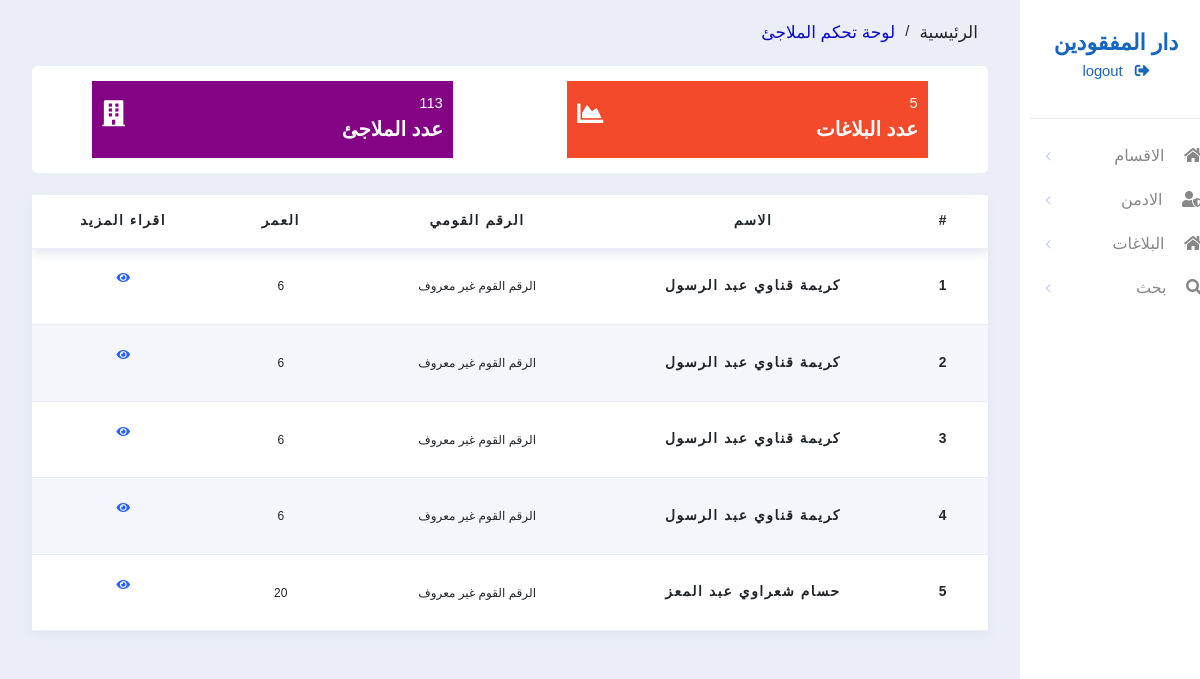
Screenshot of /admin/shelterDashboard.php (signed in) with the database file from the repository.
### tables this page shows
CREATE TABLE `missing_location` (
  `id` int(225) NOT NULL,
  `from_governorate` int(225) NOT NULL,
  `from_city` int(225) NOT NULL,
  `from_department` int(225) NOT NULL,
  `missing_code` int(225) NOT NULL,
  `to_governorate` int(225) NOT NULL,
  `to_city` int(225) NOT NULL,
  `to_department` int(225) NOT NULL,
  `created_at` timestamp NOT NULL DEFAULT current_timestamp() ON UPDATE current_timestamp()
);

CREATE TABLE `missing` (
  `id` int(225) NOT NULL,
  `SSN` int(225) DEFAULT NULL,
  `age` int(11) DEFAULT NULL,
  `phone` int(50) NOT NULL,
  `First_Name` varchar(255) NOT NULL,
  `Mid_Name` varchar(255) NOT NULL,
  `Last_Name` varchar(255) NOT NULL,
  `relationWithMisssing` int(255) NOT NULL,
  `gender` int(50) NOT NULL,
  `nationality_code` int(11) NOT NULL,
  `missing_date` date NOT NULL,
  `governorate_code` int(50) NOT NULL,
  `city_code` int(50) NOT NULL,
  `department_code` int(50) NOT NULL,
  `notes` text NOT NULL,
  `hair_color` int(11) NOT NULL,
  `skin_color` int(50) NOT NULL,
  `eye_color` int(50) NOT NULL,
  `disease_code` int(50) NOT NULL,
  `height` int(255) NOT NULL,
  `weight` int(255) NOT NULL,
  `created_at` timestamp NOT NULL DEFAULT current_timestamp() ON UPDATE current_timestamp(),
  `image` varchar(225) NOT NULL,
  `added_by_admin` int(50) DEFAULT NULL,
  `missingType` int(4) NOT NULL,
  `added_by_citizines` int(225) DEFAULT NULL
);

### admin/template/body_shelter.php (the view)
<?php
include('connection.php');
$select = $con->prepare(" SELECT missing_location.* , missing.First_Name AS 'First_Name' , missing.Mid_Name AS 'Mid_Name' , missing.Last_Name AS 'Last_Name' , missing.SSN AS 'SSN',
missing.age AS 'age' , missing.id AS 'id'
FROM missing_location
INNER JOIN missing ON missing.id = missing_location.missing_code  WHERE to_department=:to_department");
$select->bindParam('to_department', $_SESSION['department_code']);
$select->execute();
$countShelterMissing = $select->rowcount();
$sel = $con->prepare('SELECT * FROM departments WHERE `status` =3');
$sel->execute();
$countShelter = $sel->rowcount();
?>
<div class="side-right">
    <div class="upper-template">
        <div class="template-title">
            <div class="banner">
                <ul class="list-unstyled">
                    <li class="list1"> الرئيسية </li> <span class="one"> / </span>
                    <li class="list2"> <span class="two"> لوحة تحكم الملاجئ </span> </li>
                </ul>
            </div>
        </div>
        <div class="content-template">
            <div class="conteiner">
                <div class="row" style="justify-content: space-around">
                    <div class="col-lg-5">
                        <div class="box-content" style="background-color: #f44a2c;">
                            <div class="box-content-parag">
                                <span> <?php echo $countShelterMissing; ?> </span>
                                <p> عدد البلاغات </p>
                            </div>
                            <div class="box-content-icon">
                                <i class="fas fa-chart-area"></i>
                            </div>
                        </div>
                    </div>
                    <div class="col-lg-5">
                        <a href="manage_shelter.php">
                            <div class="box-content" style="background-color: #840284;">
                                <div class="box-content-parag">
                                    <span> <?php echo $countShelter; ?> </span>
                                    <p> عدد الملاجئ </p>
                                </div>
                                <div class="box-content-icon">
                                    <i class="fas fa-building"></i>
                                </div>
                            </div>
                        </a>
                    </div>
                </div>
            </div>
        </div>
        <br>
        <div class="table-template">
            <table>
                <thead>
                    <tr>
                        <th>#</th>
                        <th>الاسم</th>
                        <th>الرقم القومي</th>
                        <th>العمر</th>
                        <th>اقراء المزيد</th>
                    </tr>
                </thead>
                <tbody>
                    <?php
                    $fets = $select->fetchAll();
                    $i = 0;
                    foreach ($fets as $fet) {
                        $i++;
                    ?>
                        <tr>
                            <th scope="row"> <?php echo $i ?> </th>
                            <th> <?php
                                    if (empty($fet["First_Name"] && $fet["Mid_Name"] && $fet["Last_Name"])) {
                                        echo 'اسم المفقود غير معروق';
                                    } else {
                                        echo $fet["First_Name"] . ' ' . $fet["Mid_Name"] . ' ' . $fet["Last_Name"];
                                    }
                                    ?> </th>
                            <td> <?php
                                    if ($fet["SSN"]  == 0) {
                                        echo 'الرقم القوم  غير معروف';
                                    } else {
                                        echo $fet["SSN"];
                                    }
                                    ?> </td>
                            <td> <?php
                                    if ($fet['age'] == 0) {
                                        echo '   عمر مفقود غير معروف ';
                                    } else {
                                        echo $fet['age'];
                                    }
                                    ?> </td>
                            <td>
                                <p>
                                    <a href="missingdetailes.php?comment_code=<?php echo $fet['id'] ?>"> <i class="fas fa-eye blue"></i> </a>
                                </p>
                            </td>
                        </tr>
                    <?php
                    }
                    ?>
                </tbody>
            </table>
        </div>
    </div>
</div>

### admin/assets/css/dashboard.css (style rules this page uses)
:root { --col-main :#1665C0; --col-main-dark :#43a5f5; --col-black : #222; --col-black-l : #666; --col-border: #E5E5E5; --col-gray-d : #9E9E9E; --col-border-d: #707070; --col-bg : #F7F7FA; --col-body-color:rgb(235, 238, 247); }
* { margin: 0; padding: 0; box-sizing: border-box; }
body { font-family: 'Inter', sans-serif; background-color: var(--col-body-color); font-size: .925rem; direction: rtl; }

### admin/assets/css/main.css (style rules this page uses)
:root { --main-color:#0259e6; --second-color:#4c5258; }
* { box-sizing: border-box; }
body { font-family: 'Lato', sans-serif; font-family: 'Roboto', sans-serif; direction: rtl; }

### admin/assets/css/template.css (style rules this page uses)
body { overflow-x: hidden; direction: rtl; font-family: 'Tajawal', sans-serif }
:root { --col-main :#1665C0; --col-main-dark :#43a5f5; --col-black : #222; --col-black-l : #666; --col-border: #E5E5E5; --col-gray-d : #9E9E9E; --col-border-d: #707070; --col-bg : #F7F7FA; --col-body-color:rgb(235, 238, 247); }
.view .side-right { background-color: var(--col-body-color); padding: 20px; }
.view .content-template { background: white; padding: 15px; border-radius: 6px; margin-top: 20px; }
.view .content-template .box-content { display: flex; flex-direction: row; justify-content: space-between; background: #1fae43; padding: 11px 10px; width: 97%; margin: auto; }
.view .content-template .box-content .box-content-parag p { font-size: 20px; font-weight: 900; color: white; margin-bottom: 3px; }
.view .content-template .box-content .box-content-parag span { color: white; }
.view .content-template .box-content .box-content-icon i { font-size: 26px; margin-top: 8px; color: white; }
a { text-decoration: none; }
tr { border-bottom: 1px solid var(--col-body-color) !important; }
.banner ul { display: flex; flex-direction: row; }
.banner ul li { font-size: 17px; font-family: arial; margin-left: 10px; margin-right: 10px; font-family:Arial, Helvetica, sans-serif !important ; }
.banner ul li span.two { color: #0a09cb; }

### admin/assets/css/table.css (style rules this page uses)
table { border-collapse: collapse; box-shadow: 0 5px 10px #e1e5ee; background-color: white; text-align: center; overflow: hidden; width: 100%; }
table thead { box-shadow: 0 5px 10px #e1e5ee; }
table th { padding: 1rem 2rem; letter-spacing: 0.10rem; font-size: .86rem; font-weight: 900; }
table td { padding: 1.3rem 3rem; border-bottom: 1px dashed rgb(138, 135, 135); font-size: 12px; }
table a { text-decoration: none; color: #2962ff; }
table tr:nth-child(even) { background-color: #f4f6fb; }

### rows the page displays
missing_location: missing_code.First_Name "كريمة", missing_code.Mid_Name "قناوي", missing_code.Last_Name "عبد الرسول"
missing_location: missing_code.First_Name "كريمة", missing_code.Mid_Name "قناوي", missing_code.Last_Name "عبد الرسول"
missing_location: missing_code.First_Name "كريمة", missing_code.Mid_Name "قناوي", missing_code.Last_Name "عبد الرسول"
missing_location: missing_code.First_Name "كريمة", missing_code.Mid_Name "قناوي", missing_code.Last_Name "عبد الرسول"
missing_location: missing_code.First_Name "حسام", missing_code.Mid_Name "شعراوي", missing_code.Last_Name "عبد المعز", missing_code.age "20"

### other values shown
$countShelter "113"
